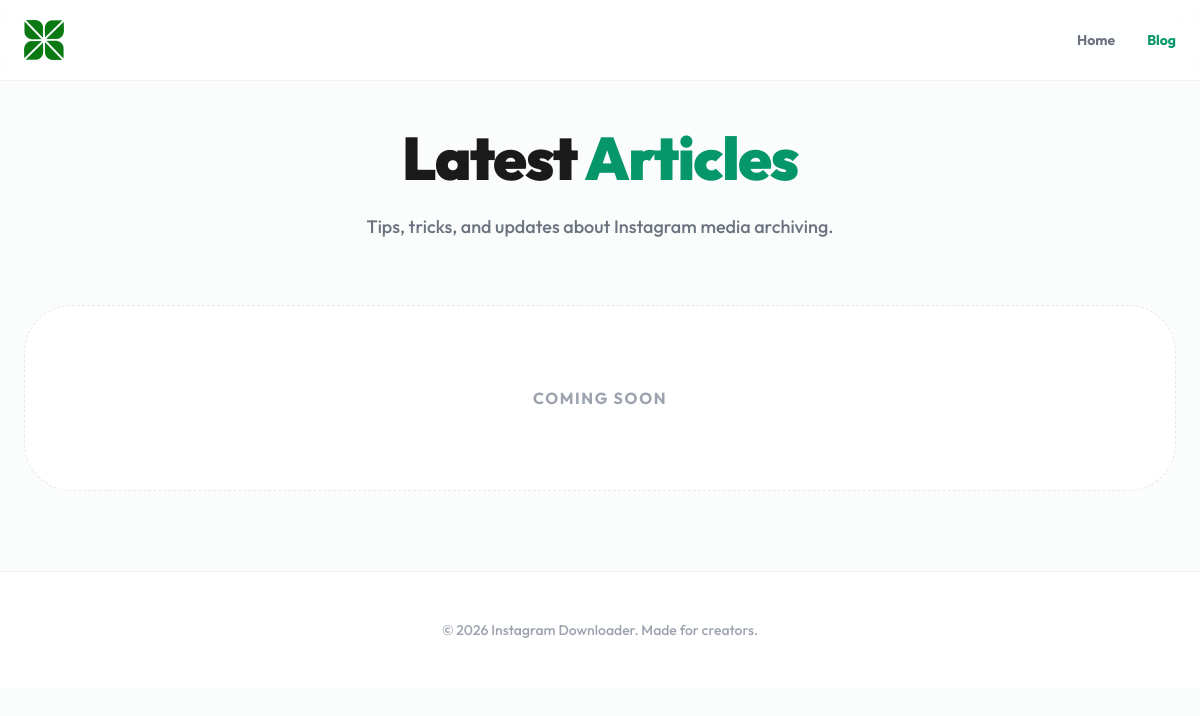
Screenshot of /blog.php with the database file from the repository.
### tables this page shows
CREATE TABLE site_settings (id INTEGER PRIMARY KEY AUTOINCREMENT, site_name TEXT, logo_path TEXT, favicon_path TEXT, header_code TEXT, footer_code TEXT);

### includes/db.php (called while the page is built, shortened)
<?php
function getSiteSettings($pdo)
{
    try {
        return $pdo->query("SELECT * FROM site_settings LIMIT 1")->fetch();
    } catch (\Exception $e) {
        return [];
    }
}
function getTranslations($pdo, $lang = 'en')
{
    try {
        $stmt = $pdo->prepare("SELECT t_key, t_value FROM translations WHERE lang_code = ?");
        $stmt->execute([$lang]);
        $rows = $stmt->fetchAll();
        $trans = [];
        foreach ($rows as $row) {
            $trans[$row['t_key']] = $row['t_value'];
        }
        return $trans;
    } catch (\Exception $e) {
        return [];
    }
}

### includes/SEO_Helper.php (called while the page is built, shortened)
<?php
class SEO_Helper
{
    public function __construct($pdo, $page = 'home', $lang = 'en')
    {
        $this->settings = getSiteSettings($pdo);
    }
}

### blog.php (the view, shortened to what this page needs)
<?php
require_once 'includes/db.php';
require_once 'includes/SEO_Helper.php';
$lang = $_GET['lang'] ?? 'en';
$settings = getSiteSettings($pdo);
$translations = getTranslations($pdo, $lang);
$defaults = [
    'en' => [
        'home' => 'Home',
        'blog' => 'Blog',
        'blog_title' => 'Latest <span class="text-emerald-600">Articles</span>',
        'blog_subtitle' => 'Tips, tricks, and updates about Instagram media archiving.',
        'read_more' => 'Read Story',
        'coming_soon' => 'Coming Soon'
    ],
    'id' => [
        'home' => 'Beranda',
        'blog' => 'Blog',
        'blog_title' => 'Artikel <span class="text-emerald-600">Terbaru</span>',
        'blog_subtitle' => 'Tips, trik, dan pembaruan tentang pengarsipan media Instagram.',
        'read_more' => 'Baca Artikel',
        'coming_soon' => 'Segera Hadir'
    ]
];
$t = array_merge($defaults[$lang] ?? $defaults['en'], $translations);
$seoHelper = new SEO_Helper($pdo, 'blog', $lang);
$stmt = $pdo->prepare("SELECT * FROM blog_posts WHERE lang_code = ? ORDER BY created_at DESC");
$stmt->execute([$lang]);
$posts = $stmt->fetchAll();
?>
<!DOCTYPE html>
<html lang="<?php echo $lang; ?>">
<head>
    <script src="https://cdn.tailwindcss.com"></script>
</head>
<body class="bg-gray-50/50">
    <header class="fixed top-0 left-0 right-0 z-50 glass-header">
        <div class="max-w-7xl mx-auto px-6 h-20 flex items-center justify-between">
            <a href="index.php?lang=<?php echo $lang; ?>" class="flex items-center gap-3 group">
                <div class="flex items-center">
                    <?php if (!empty($settings['logo_path'])): ?>
                        <img src="<?php echo htmlspecialchars($settings['logo_path']); ?>" class="h-10 w-auto">
                    <?php endif; ?>
                </div>
            </a>
            <nav class="flex items-center gap-8">
                <a href="index.php?lang=<?php echo $lang; ?>"
                    class="text-sm font-bold text-gray-500 hover:text-emerald-600 transition-colors"><?php echo $t['home']; ?></a>
                <a href="blog.php?lang=<?php echo $lang; ?>"
                    class="text-sm font-bold text-emerald-600"><?php echo $t['blog']; ?></a>
            </nav>
        </div>
    </header>
    <main class="pt-32 pb-20 px-6">
        <div class="max-w-7xl mx-auto">
            <header class="mb-16 text-center">
                <h1 class="text-5xl md:text-6xl font-black tracking-tight mb-6"><?php echo $t['blog_title']; ?></h1>
                <p class="text-gray-500 font-medium max-w-2xl mx-auto text-lg leading-relaxed">
                    <?php echo $t['blog_subtitle']; ?>
                </p>
            </header>
            <?php if (empty($posts)): ?>
                <div class="text-center py-20 bg-white rounded-[3rem] border border-dashed border-gray-200">
                    <p class="text-gray-400 font-bold uppercase tracking-widest">
                        <?php echo $t['coming_soon']; ?>
                    </p>
                </div>
            <?php endif; ?>
        </div>
    </main>
    <footer class="bg-white border-t border-gray-100 py-12">
        <div class="max-w-7xl mx-auto px-6 text-center">
            <p class="text-gray-400 font-medium text-sm">&copy; <?php echo date('Y'); ?>
                <?php echo htmlspecialchars($settings['site_name']); ?>. Made for creators.
            </p>
        </div>
    </footer>
</body>
</html>

### blog.php (style rules this page uses)
body { font-family: 'Outfit', sans-serif; background: #fafafa; color: #1a1a1a; }
.glass-header { background: rgba(255, 255, 255, 0.8); backdrop-filter: blur(20px); border-bottom: 1px solid rgba(0, 0, 0, 0.05); }

### rows the page displays
site_settings: logo_path (picture), site_name "Instagram Downloader"

### other values shown
$t['home'] "Home"
$t['blog'] "Blog"
$t['blog_title'] "Latest Articles"
$t['blog_subtitle'] "Tips, tricks, and updates about Instagram media archiving."
$t['coming_soon'] "COMING SOON"
